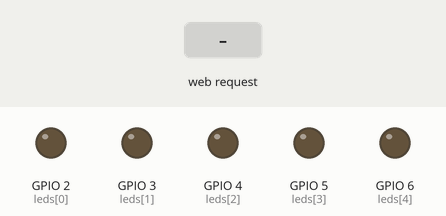
Recording of a sketch running on a simulated ESP32. Parts: output pins drawn as LEDs (lit = HIGH). Inputs (shaded band) come from the test bench. WiFi joins after 1.5 s; servers stay silent unless stated; what the sketch prints to the serial monitor is not drawn.

Above: at 2.7 s.
2.8 s: HTTP request GET /set?leds=1 received
At 4.0 s:
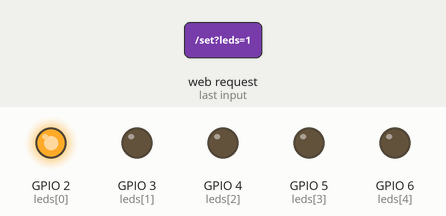
4.3 s: HTTP request GET /set?leds=0 received
At 5.4 s:
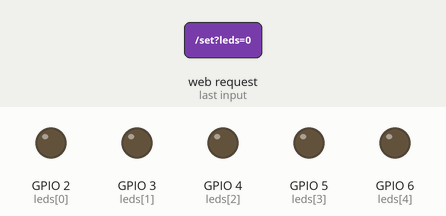
Timing chart, 0 to 7.3 s (numbered marks = the images above; inputs shaded):
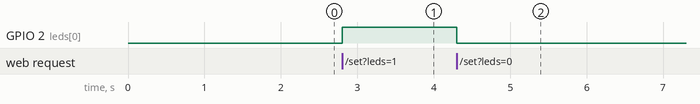

Measured:
- after the input at 2.8 s, GPIO 2 (leds[0]): LOW → HIGH at once
- after the input at 4.3 s, GPIO 2 (leds[0]): HIGH → LOW at once

The sketch:

gesture.ino
```cpp
#include <WiFi.h>
#include <WebServer.h>

const char* ssid = "Akatsuki";
const char* password = "wireless";

WebServer server(80);

int leds[] = {2, 3, 4, 5, 6};

void setLeds(int number) {
  for (int i = 0; i < 5; i++) {
    digitalWrite(leds[i], i < number ? HIGH : LOW);
  }
}

void handleLeds() {
  if (server.hasArg("leds")) {
    int number = server.arg("leds").toInt();

    if (number >= 0 && number <= 5) {
      setLeds(number);
      server.send(200, "text/plain", "LEDs: " + String(number));
      return;
    }
  }

  server.send(400, "text/plain", "Invalid number");
}

void setup() {
  Serial.begin(115200);

  for (int i = 0; i < 5; i++) {
    pinMode(leds[i], OUTPUT);
    digitalWrite(leds[i], LOW);
  }

  WiFi.begin(ssid, password);

  Serial.print("Connecting");

  while (WiFi.status() != WL_CONNECTED) {
    delay(500);
    Serial.print(".");
  }

  Serial.println();
  Serial.print("ESP32 IP: ");
  Serial.println(WiFi.localIP());

  server.on("/set", handleLeds);

  server.begin();
}

void loop() {
  server.handleClient();
}
```
